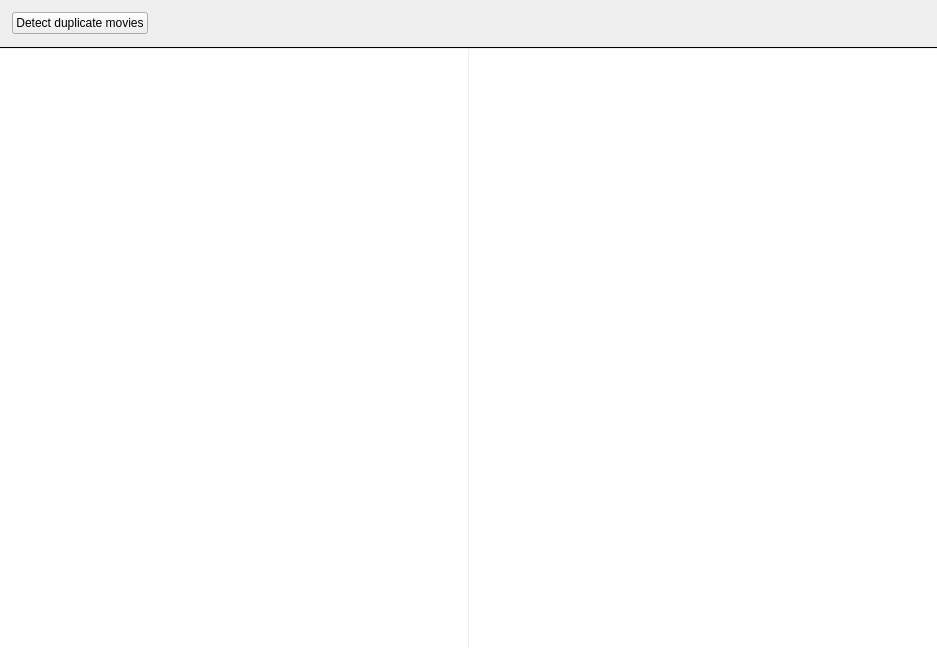
<?xml version="1.0" encoding="UTF-8"?>
<ui version="4.0">
 <class>MovieDuplicates</class>
 <widget class="QWidget" name="MovieDuplicates">
  <property name="geometry">
   <rect>
    <x>0</x>
    <y>0</y>
    <width>937</width>
    <height>648</height>
   </rect>
  </property>
  <property name="windowTitle">
   <string notr="true">Form</string>
  </property>
  <layout class="QVBoxLayout" name="verticalLayout">
   <property name="spacing">
    <number>0</number>
   </property>
   <property name="leftMargin">
    <number>0</number>
   </property>
   <property name="topMargin">
    <number>0</number>
   </property>
   <property name="rightMargin">
    <number>0</number>
   </property>
   <property name="bottomMargin">
    <number>0</number>
   </property>
   <item>
    <widget class="QWidget" name="movieDuplicatesWidget" native="true">
     <layout class="QVBoxLayout" name="verticalLayout_2" stretch="0,0,1">
      <property name="spacing">
       <number>0</number>
      </property>
      <property name="leftMargin">
       <number>0</number>
      </property>
      <property name="topMargin">
       <number>0</number>
      </property>
      <property name="rightMargin">
       <number>0</number>
      </property>
      <property name="bottomMargin">
       <number>0</number>
      </property>
      <item>
       <layout class="QHBoxLayout" name="horizontalLayout">
        <property name="leftMargin">
         <number>12</number>
        </property>
        <property name="topMargin">
         <number>12</number>
        </property>
        <property name="rightMargin">
         <number>12</number>
        </property>
        <property name="bottomMargin">
         <number>12</number>
        </property>
        <item>
         <widget class="QPushButton" name="btnDetect">
          <property name="text">
           <string>Detect duplicate movies</string>
          </property>
         </widget>
        </item>
        <item>
         <spacer name="horizontalSpacer">
          <property name="orientation">
           <enum>Qt::Horizontal</enum>
          </property>
          <property name="sizeHint" stdset="0">
           <size>
            <width>40</width>
            <height>20</height>
           </size>
          </property>
         </spacer>
        </item>
       </layout>
      </item>
      <item>
       <widget class="Line" name="line">
        <property name="frameShadow">
         <enum>QFrame::Plain</enum>
        </property>
        <property name="orientation">
         <enum>Qt::Horizontal</enum>
        </property>
       </widget>
      </item>
      <item>
       <widget class="QSplitter" name="splitter">
        <property name="frameShape">
         <enum>QFrame::NoFrame</enum>
        </property>
        <property name="lineWidth">
         <number>1</number>
        </property>
        <property name="orientation">
         <enum>Qt::Horizontal</enum>
        </property>
        <property name="handleWidth">
         <number>1</number>
        </property>
        <widget class="MyTableView" name="movies">
         <property name="minimumSize">
          <size>
           <width>200</width>
           <height>0</height>
          </size>
         </property>
         <property name="contextMenuPolicy">
          <enum>Qt::CustomContextMenu</enum>
         </property>
         <property name="frameShape">
          <enum>QFrame::NoFrame</enum>
         </property>
         <property name="editTriggers">
          <set>QAbstractItemView::NoEditTriggers</set>
         </property>
         <property name="alternatingRowColors">
          <bool>true</bool>
         </property>
         <property name="selectionMode">
          <enum>QAbstractItemView::SingleSelection</enum>
         </property>
         <property name="selectionBehavior">
          <enum>QAbstractItemView::SelectRows</enum>
         </property>
         <property name="showGrid">
          <bool>false</bool>
         </property>
         <property name="sortingEnabled">
          <bool>true</bool>
         </property>
         <attribute name="horizontalHeaderVisible">
          <bool>false</bool>
         </attribute>
         <attribute name="verticalHeaderVisible">
          <bool>false</bool>
         </attribute>
         <attribute name="verticalHeaderDefaultSectionSize">
          <number>22</number>
         </attribute>
         <attribute name="verticalHeaderMinimumSectionSize">
          <number>22</number>
         </attribute>
        </widget>
        <widget class="QTableWidget" name="duplicates">
         <property name="frameShape">
          <enum>QFrame::NoFrame</enum>
         </property>
         <property name="editTriggers">
          <set>QAbstractItemView::NoEditTriggers</set>
         </property>
         <property name="selectionMode">
          <enum>QAbstractItemView::NoSelection</enum>
         </property>
         <property name="showGrid">
          <bool>false</bool>
         </property>
         <attribute name="horizontalHeaderVisible">
          <bool>false</bool>
         </attribute>
         <attribute name="horizontalHeaderStretchLastSection">
          <bool>true</bool>
         </attribute>
         <attribute name="verticalHeaderVisible">
          <bool>false</bool>
         </attribute>
         <column>
          <property name="text">
           <string notr="true">col</string>
          </property>
         </column>
        </widget>
       </widget>
      </item>
     </layout>
    </widget>
   </item>
  </layout>
 </widget>
 <customwidgets>
  <customwidget>
   <class>MyTableView</class>
   <extends>QTableView</extends>
   <header>smallWidgets/MyTableView.h</header>
  </customwidget>
 </customwidgets>
 <resources/>
 <connections/>
</ui>
